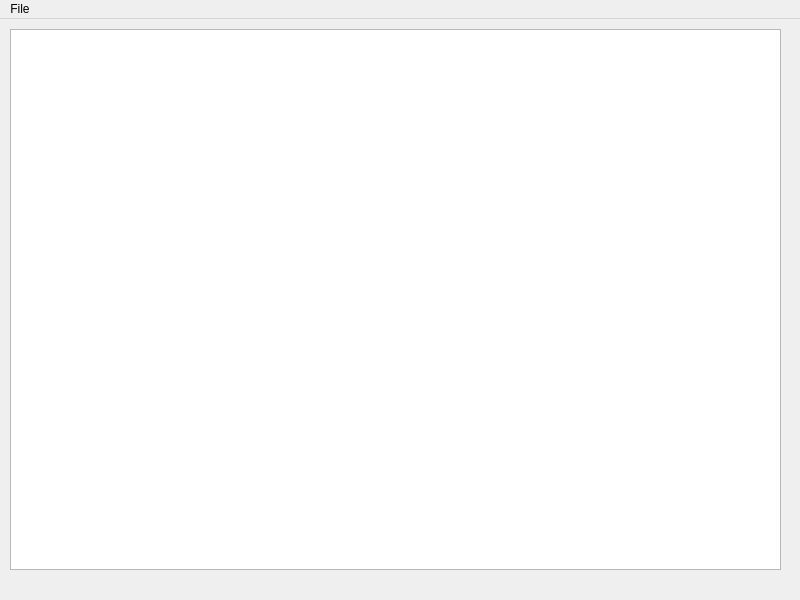
<?xml version="1.0" encoding="UTF-8"?>
<ui version="4.0">
 <class>secondWindow</class>
 <widget class="QMainWindow" name="secondWindow">
  <property name="geometry">
   <rect>
    <x>0</x>
    <y>0</y>
    <width>800</width>
    <height>600</height>
   </rect>
  </property>
  <property name="windowTitle">
   <string>MainWindow</string>
  </property>
  <widget class="QWidget" name="centralwidget">
   <widget class="QTextEdit" name="textEdit">
    <property name="geometry">
     <rect>
      <x>10</x>
      <y>10</y>
      <width>771</width>
      <height>541</height>
     </rect>
    </property>
   </widget>
  </widget>
  <widget class="QMenuBar" name="menubar">
   <property name="geometry">
    <rect>
     <x>0</x>
     <y>0</y>
     <width>800</width>
     <height>26</height>
    </rect>
   </property>
   <widget class="QMenu" name="menuFile">
    <property name="title">
     <string>File</string>
    </property>
    <addaction name="actionNew_file"/>
    <addaction name="actionSave_file"/>
   </widget>
   <addaction name="menuFile"/>
  </widget>
  <action name="actionNew_file">
   <property name="text">
    <string>New file</string>
   </property>
  </action>
  <action name="actionSave_file">
   <property name="text">
    <string>Close file</string>
   </property>
  </action>
  <action name="actiondelete_file">
   <property name="text">
    <string>Delete file</string>
   </property>
  </action>
 </widget>
 <resources/>
 <connections/>
</ui>
